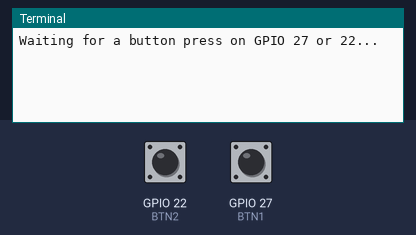
Bench run of a program on a simulated Raspberry Pi (BCM pin numbers). Parts: the last lines printed to the terminal. The test bench sets the inputs (shaded band); at power-on: GPIO 22 (BTN2) HIGH, GPIO 27 (BTN1) HIGH.

Above: at 1.2 s.
1.3 s: GPIO 22 (BTN2) pulled LOW for 0.15 s
At 2.5 s:
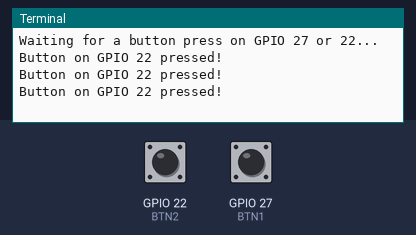
2.9 s: GPIO 27 (BTN1) pulled LOW for 0.15 s
At 3.8 s:
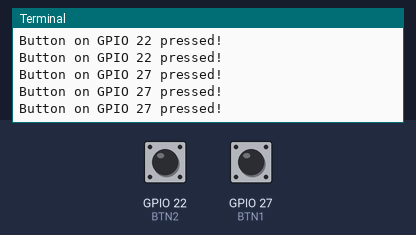

Measured:
- after the input at 1.3 s, the terminal: prints a new line at once (image 1)
- after the input at 2.9 s, the terminal: prints a new line at once (image 2)

The program:

ButtonP.py
```python
#!/usr/bin/env python3
import RPi.GPIO as GPIO
import time

# Pin numbers (BCM mode)
BTN1 = 27
BTN2 = 22

def setup():
    GPIO.setmode(GPIO.BCM)
    GPIO.setup(BTN1, GPIO.IN, pull_up_down=GPIO.PUD_UP)  # button to GND
    GPIO.setup(BTN2, GPIO.IN, pull_up_down=GPIO.PUD_UP)  # button to GND

def wait_for_button():
    print("Waiting for a button press on GPIO 27 or 22...")
    while True:
        if GPIO.input(BTN1) == GPIO.LOW:   # active low
            print("Button on GPIO 27 pressed!")
        if GPIO.input(BTN2) == GPIO.LOW:
            print("Button on GPIO 22 pressed!")
        time.sleep(0.05)  # debounce polling delay

if __name__ == "__main__":
    try:
        setup()
        wait_for_button()
    except KeyboardInterrupt:
        print("Exiting...")
    finally:
        GPIO.cleanup()
```
